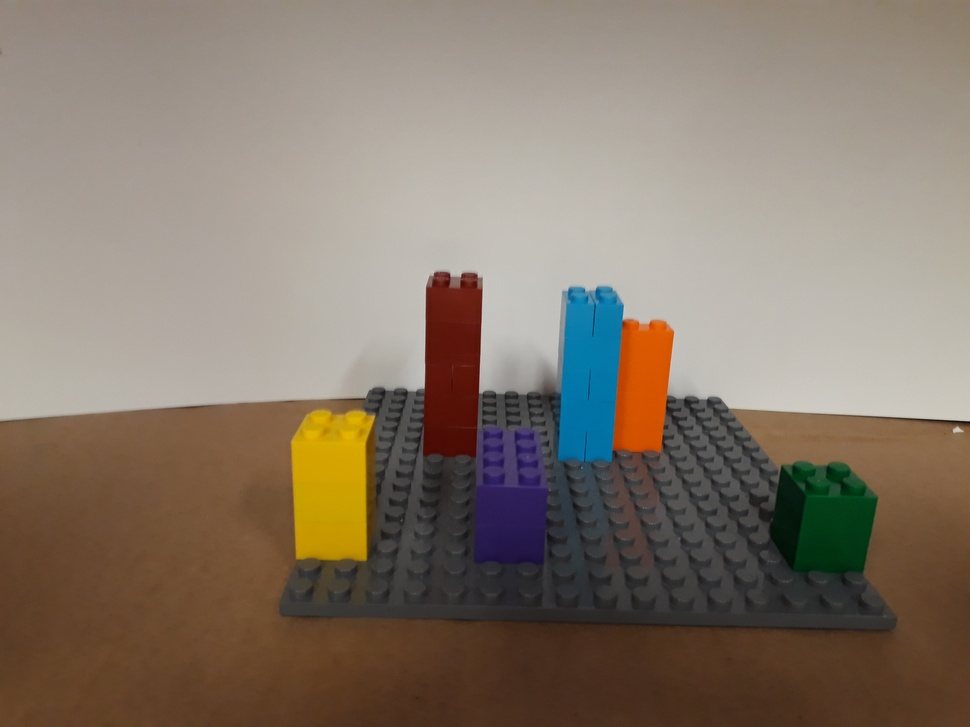
#> input picture images/20180820_155841.jpg, 970 x 727 px, shrunk from 4128 x 3096 before the run
$ python recog_utils.py -v images/20180820_155841.jpg
#> lines starting #> are read from the running program, lines starting #| are printed output that depends on the picture
import cv2 as cv, cv2
import numpy as np
import argparse

TEMPLATE_NAME = "template.jpg"
HAND_COLOR_NAME = "handmean.pkl"
font = cv2.FONT_HERSHEY_SIMPLEX
FONT_COLOR = (18, 255, 15) #(18, 127, 15)
thickness = 1
top_position = (20,20)

def parser_arg():
    parser = argparse.ArgumentParser(description='Hand Color extraction for detection')
    parser.add_argument('-v', dest='video_path',help='path to video file (empty for live feed)')
    parser.add_argument('-debug', default=False, dest='debug',
                        help='debug boolean flag, only for development, as it slows everything and more')
    return parser.parse_args()


def getvideocap(args):
    if args.video_path:
        return cv.VideoCapture(args.video_path), None
    else:
        return cv.VideoCapture(0), None  # TODO: check if is number or path for video interface


def savetemplate(frame):
    cv.imwrite(TEMPLATE_NAME, frame)


def gettemplate():
    return cv.imread(TEMPLATE_NAME, 1)


def drawControls(img, cont=None, state="stopped"):
    max_x, max_y = int(img.shape[0]), int(img.shape[1])
    ratio_x = max_x // 10
    ratio_y = max_y // 10
    cv2.putText(img, 'f - forward', (max_y - 3 * ratio_y, ratio_x * 2), font, .5, FONT_COLOR, thickness, cv2.LINE_AA)
    cv2.putText(img, 's - stop', (max_y - 3 * ratio_y, ratio_x * 3), font, .5, FONT_COLOR, thickness, cv2.LINE_AA)
    cv2.putText(img, 'c - capture template', (max_y - 3 * ratio_y, ratio_x * 4), font, .5, FONT_COLOR, thickness, cv2.LINE_AA)
    cv2.putText(img, 'Esc or q - exit', (max_y - 3 * ratio_y, ratio_x * 5), font, .5, FONT_COLOR, thickness, cv2.LINE_AA)
    if cont:
        cv2.putText(img, "state: " + state + " | frame: " + str(cont), top_position, font, .5, FONT_COLOR, thickness, cv2.LINE_AA)

    return img

def control(userchar, s=None, t=None):
    state = s
    timeskip = t
    if userchar == ord('s'):  # stop
        state, timeskip = "stopped",0
    elif userchar == ord('f'):  # forward
        state = "forward"
        timeskip = 10
    elif userchar == ord('c'):  # capture
        state = "captured"
        timeskip = 0
        savetemplate(frame)
    # 27 -> Esc
    elif userchar == 27 or userchar == ord('q'):  # exit
        return (None, None)
    return state, timeskip


if __name__ == "__main__":
    args = parser_arg()
    cap, _ = getvideocap(args)

    timeskip = 0
    cont = 1
    state = "stopped"
    while cap.isOpened():
        ret, frame = cap.read()
#> frame is the input picture: shape (727, 970, 3); mean B, G, R 106.9, 120.6, 133.9
        frame = cv.flip(frame, 1)
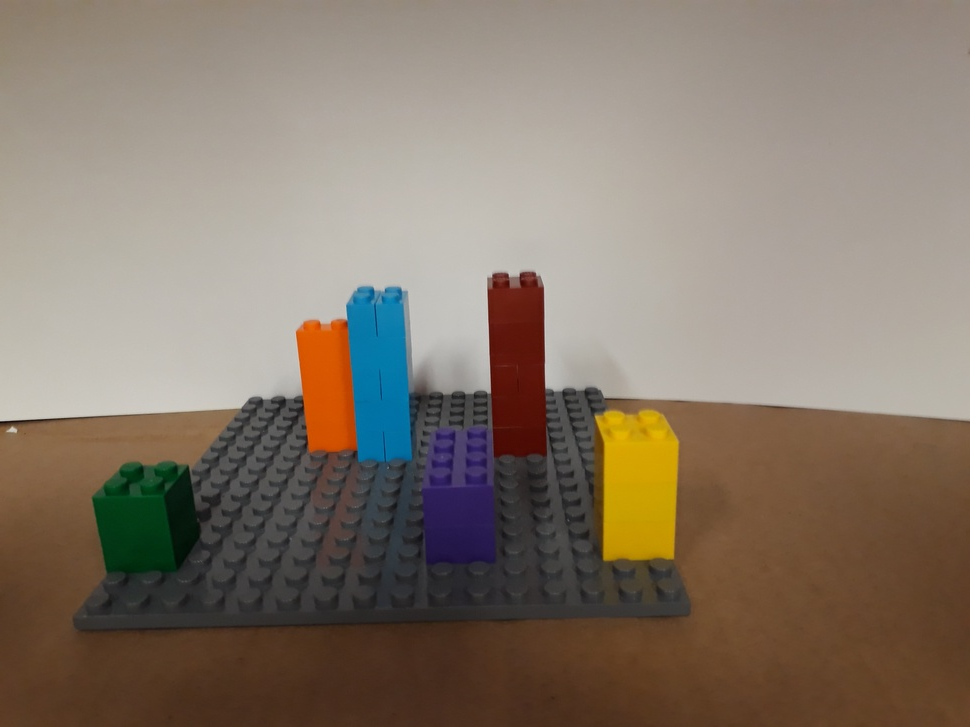
#> frame: shape (727, 970, 3); mean B, G, R 106.9, 120.6, 133.9

        cv.imshow("Capture Template", drawControls(frame.copy(), cont, state))
#> in drawControls, `cv2.putText(img, 's - stop', (max_y - 3 * ratio_y, ratio_x * 3), font,..`: img: shape (727, 970, 3); mean of channels 0, 1, 2 106.8, 120.7, 133.9
#> in drawControls, `cv2.putText(img, "state: " + state + " | frame: " + str(cont), top_pos..`:
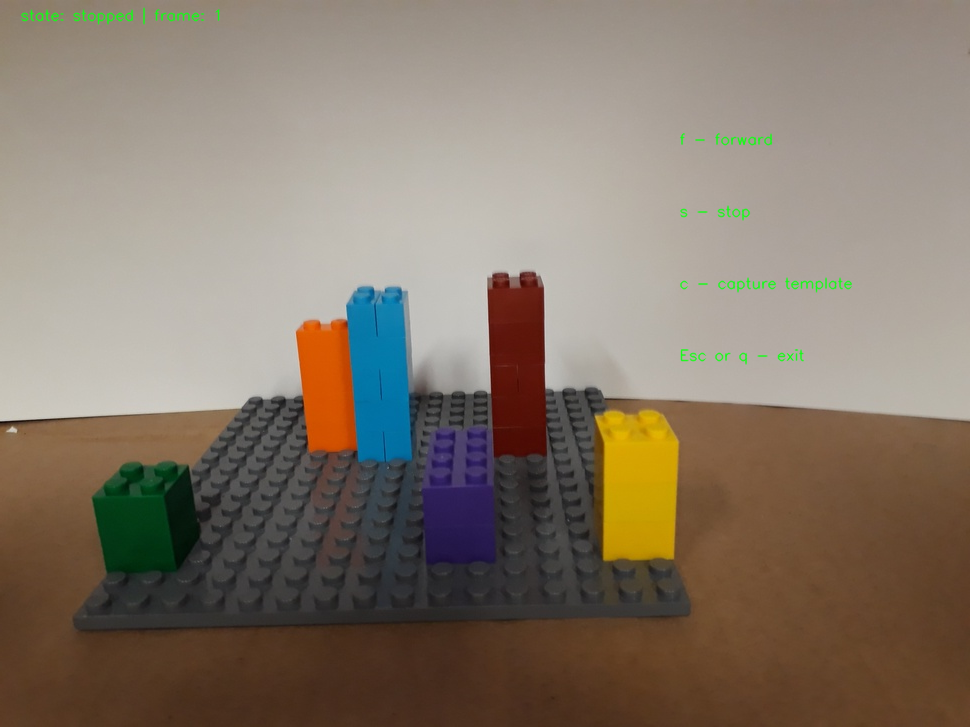
#> img: shape (727, 970, 3); mean of channels 0, 1, 2 106.6, 120.8, 133.6; drawn as B, G, R

        k = cv.waitKey(timeskip)
#> (key q is pressed here)
        state, timeskip = control(k,state,timeskip)
        while state == "stopped":
            k = cv.waitKey(timeskip)
            state, timeskip = control(k,state,timeskip)
        if state is None:
            break
        cont += 1
